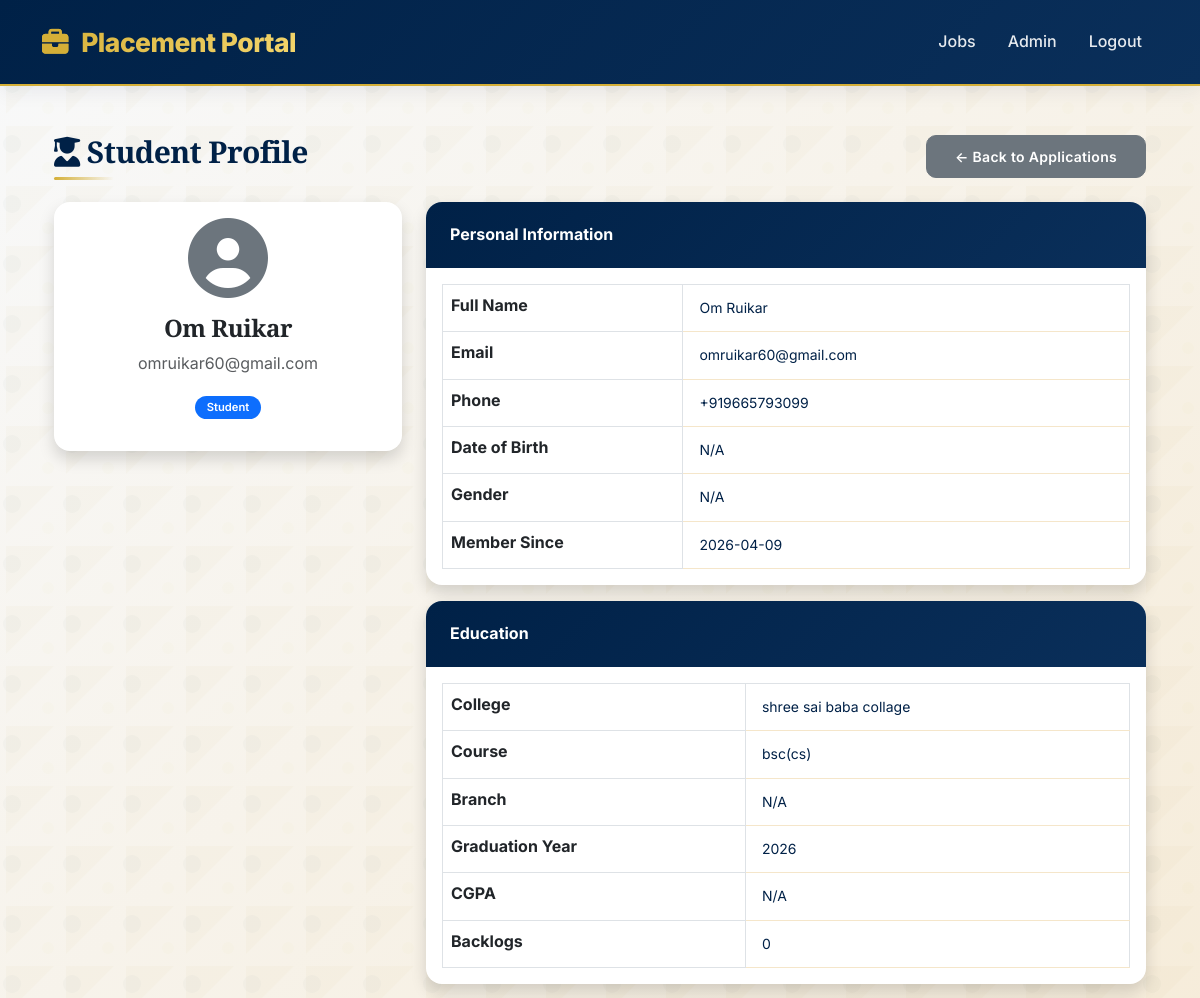
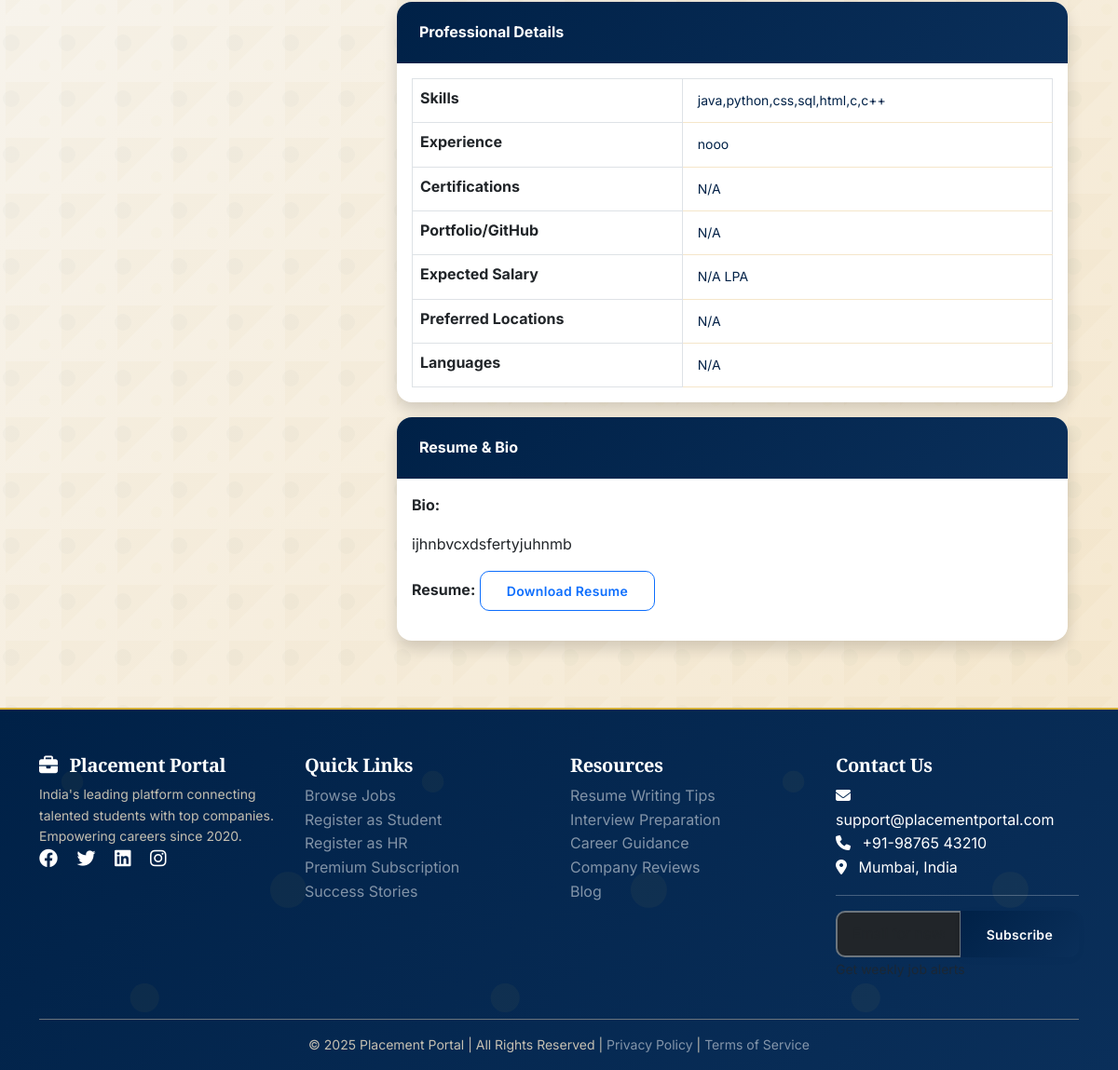
Page /admin/student/2 (signed in) on the committed database (2 pictures, top to bottom).
### models.py (models this page shows, shortened)
class User(UserMixin, db.Model):
    __tablename__ = 'users'
    id = db.Column(db.Integer, primary_key=True)
    email = db.Column(db.String(120), unique=True, nullable=False)
    password_hash = db.Column(db.String(200), nullable=False)
    full_name = db.Column(db.String(100), nullable=False)
    phone = db.Column(db.String(15))
    role = db.Column(db.String(20), default='student')  # student, hr, admin
    is_active = db.Column(db.Boolean, default=True)
    is_subscribed = db.Column(db.Boolean, default=False)
    subscription_end_date = db.Column(db.DateTime)
    created_at = db.Column(db.DateTime, default=datetime.utcnow)
    profile_picture = db.Column(db.String(200))
    college = db.Column(db.String(200))
    course = db.Column(db.String(100))
    graduation_year = db.Column(db.Integer)
    bio = db.Column(db.Text)
    resume_path = db.Column(db.String(200))
    resume_parsed_data = db.Column(db.Text)  # JSON
    skills = db.Column(db.Text)
    experience = db.Column(db.Text)
    company_name = db.Column(db.String(200))
    company_website = db.Column(db.String(500))
    company_description = db.Column(db.Text)
    industry = db.Column(db.String(100))
    designation = db.Column(db.String(100))
    company_logo = db.Column(db.String(200))

### app.py (the view)
@app.route('/admin/student/<int:user_id>')
@login_required
def admin_student_details(user_id):
    if current_user.role != 'admin':
        return redirect(url_for('index'))
    student = User.query.get_or_404(user_id)
    if student.role != 'student':
        flash('Not a student account.', 'danger')
        return redirect(url_for('admin_applications'))
    return render_template('admin_student_details.html', student=student)

### app.py (called while the page is built)
@login_manager.user_loader
def load_user(user_id):
    return User.query.get(int(user_id))

### templates/admin_student_details.html (shortened to what this page needs)
{% extends "base.html" %}
{% block content %}
<div class="container py-4">
    <div class="d-flex justify-content-between align-items-center mb-4">
        <h2><i class="fas fa-user-graduate"></i> Student Profile</h2>
        <a href="{{ url_for('admin_applications') }}" class="btn btn-secondary">← Back to Applications</a>
    </div>
    <div class="row">
        <div class="col-md-4">
            <div class="card shadow text-center">
                <div class="card-body">
                    {% if student.profile_picture %}
                        <img src="{{ url_for('static', filename=student.profile_picture) }}" class="rounded-circle mb-3" width="150" height="150" style="object-fit: cover;">
                    {% else %}
                        <i class="fas fa-user-circle fa-5x text-secondary mb-3"></i>
                    {% endif %}
                    <h4>{{ student.full_name or 'N/A' }}</h4>
                    <p class="text-muted">{{ student.email }}</p>
                    <p><span class="badge bg-primary">Student</span></p>
                </div>
            </div>
        </div>
        <div class="col-md-8">
            <div class="card shadow mb-3">
                <div class="card-header bg-primary text-white">Personal Information</div>
                <div class="card-body">
                    <table class="table table-bordered">
                        <tr><th style="width: 35%;">Full Name</th><td>{{ student.full_name or 'N/A' }}</td></tr>
                        <tr><th>Email</th><td>{{ student.email }}</td></tr>
                        <tr><th>Phone</th><td>{{ student.phone or 'N/A' }}</td></tr>
                        <tr><th>Date of Birth</th><td>{{ student.dob.strftime('%Y-%m-%d') if student.dob else 'N/A' }}</td></tr>
                        <tr><th>Gender</th><td>{{ student.gender or 'N/A' }}</td></tr>
                        <tr><th>Member Since</th><td>{{ student.created_at.strftime('%Y-%m-%d') if student.created_at else 'N/A' }}</td></tr>
                    </table>
                </div>
            </div>
            <div class="card shadow mb-3">
                <div class="card-header bg-success text-white">Education</div>
                <div class="card-body">
                    <table class="table table-bordered">
                        <tr><th>College</th><td>{{ student.college or 'N/A' }}</td></tr>
                        <tr><th>Course</th><td>{{ student.course or 'N/A' }}</td></tr>
                        <tr><th>Branch</th><td>{{ student.branch or 'N/A' }}</td></tr>
                        <tr><th>Graduation Year</th><td>{{ student.graduation_year or 'N/A' }}</td></tr>
                        <tr><th>CGPA</th><td>{{ student.cgpa or 'N/A' }}</td></tr>
                        <tr><th>Backlogs</th><td>{{ student.backlogs or '0' }}</td></tr>
                    </table>
                </div>
            </div>
            <div class="card shadow mb-3">
                <div class="card-header bg-info text-white">Professional Details</div>
                <div class="card-body">
                    <table class="table table-bordered">
                        <tr><th>Skills</th><td>{{ student.skills or 'N/A' }}</td></tr>
                        <tr><th>Experience</th><td>{{ student.experience or 'N/A' }}</td></tr>
                        <tr><th>Certifications</th><td>{{ student.certifications or 'N/A' }}</td></tr>
                        <tr><th>Portfolio/GitHub</th><td>{% if student.portfolio_url %}<a href="{{ student.portfolio_url }}" target="_blank">{{ student.portfolio_url }}</a>{% else %}N/A{% endif %}</td></tr>
                        <tr><th>Expected Salary</th><td>{{ student.expected_salary or 'N/A' }} LPA</td></tr>
                        <tr><th>Preferred Locations</th><td>{{ student.preferred_locations or 'N/A' }}</td></tr>
                        <tr><th>Languages</th><td>{{ student.languages or 'N/A' }}</td></tr>
                    </table>
                </div>
            </div>
            <div class="card shadow">
                <div class="card-header bg-secondary text-white">Resume & Bio</div>
                <div class="card-body">
                    <p><strong>Bio:</strong></p>
                    <p>{{ student.bio or 'N/A' }}</p>
                    <p><strong>Resume:</strong>
                        {% if student.resume_path %}
                            <a href="{{ url_for('static', filename=student.resume_path.split('/')[-1] if '/' in student.resume_path else student.resume_path) }}" target="_blank" class="btn btn-sm btn-outline-primary">Download Resume</a>
                        {% else %}
                            Not uploaded
                        {% endif %}
                    </p>
                </div>
            </div>
        </div>
    </div>
</div>
{% endblock %}

### static/style.css (style rules this page uses)
:root { --navy-deep: #002147; --navy-dark: #001a3a; --navy-light: #0a2f5a; --navy-soft: #1a3d6e; --gold-primary: #D4AF37; --gold-dark: #B8960F; --gold-light: #F5D76E; --gold-soft: #F9E8B5; --cream: #F5E6CA; --cream-dark: #E8D5B0; --white: #FFFFFF; --white-soft: #FEFEFE; --gray-light: #F8F9FA; --gray: #6C757D; --gray-dark: #343A40; --success: #10B981; --success-light: #D1FAE5; --danger: #EF4444; --danger-light: #FEE2E2; --warning: #F59E0B; --warning-light: #FEF3C7; --info: #3B82F6; --shadow-sm: 0 2px 8px rgba(0, 33, 71, 0.04); --shadow-md: 0 4px 20px rgba(0, 33, 71, 0.08); --shadow-lg: 0 8px 32px rgba(0, 33, 71, 0.12); --shadow-gold: 0 4px 20px rgba(212, 175, 55, 0.2); --shadow-gold-lg: 0 8px 32px rgba(212, 175, 55, 0.25); --shadow-gold-hover: 0 12px 40px rgba(212, 175, 55, 0.3); --radius-sm: 6px; --radius-md: 10px; --radius-lg: 16px; --radius-xl: 24px; --radius-2xl: 32px; --transition-fast: 0.2s cubic-bezier(0.4, 0, 0.2, 1); --transition-normal: 0.3s cubic-bezier(0.4, 0, 0.2, 1); --transition-slow: 0.5s cubic-bezier(0.4, 0, 0.2, 1); --glass-bg: rgba(255, 255, 255, 0.95); --glass-border: rgba(212, 175, 55, 0.2); }
* { margin: 0; padding: 0; box-sizing: border-box; }
body { font-family: 'Inter', -apple-system, BlinkMacSystemFont, 'Segoe UI', sans-serif; background: linear-gradient(135deg, var(--gray-light) 0%, var(--cream) 100%); color: var(--navy-deep); line-height: 1.6; min-height: 100vh; position: relative; }
body::before { content: ''; position: fixed; top: 0; left: 0; width: 100%; height: 100%; background-repeat: repeat; background-size: 60px; pointer-events: none; z-index: -1; }
h1, h2, h3, h4, h5, h6 { font-family: 'Playfair Display', 'Inter', serif; font-weight: 700; letter-spacing: -0.02em; }
h2 { font-size: 1.875rem; position: relative; display: inline-block; color: var(--navy-deep); }
h2:after { content: ''; position: absolute; bottom: -10px; left: 0; width: 60px; height: 3px; background: linear-gradient(90deg, var(--gold-primary), transparent); border-radius: 3px; }
.btn { padding: 10px 28px; font-weight: 600; border-radius: var(--radius-md); transition: var(--transition-normal); letter-spacing: 0.3px; font-size: 0.875rem; position: relative; overflow: hidden; z-index: 1; }
.btn:before { content: ''; position: absolute; top: 50%; left: 50%; width: 0; height: 0; background: rgba(255, 215, 0, 0.2); border-radius: 50%; transform: translate(-50%, -50%); transition: width 0.6s, height 0.6s; z-index: -1; }
.card { border: none; border-radius: var(--radius-lg); background: var(--white); box-shadow: var(--shadow-sm); transition: var(--transition-normal); overflow: hidden; position: relative; }
.card:before { content: ''; position: absolute; top: 0; left: 0; width: 100%; height: 4px; background: linear-gradient(90deg, var(--gold-primary), var(--navy-deep), var(--gold-primary)); transform: scaleX(0); transition: var(--transition-normal); z-index: 1; }
.card-header { background: linear-gradient(135deg, var(--navy-deep) 0%, var(--navy-light) 100%); color: var(--white); border: none; padding: 1.25rem 1.5rem; font-weight: 700; }
.table { margin-bottom: 0; }
.table tbody td { padding: 12px 16px; border-bottom: 1px solid var(--cream); color: var(--navy-deep); font-size: 0.875rem; }
.table tbody tr { transition: var(--transition-fast); }
.badge { padding: 6px 12px; font-weight: 600; border-radius: 20px; font-size: 0.7rem; }
.card, .job-card, .stat-card { animation: fadeInUp 0.5s ease forwards; }
.card:nth-child(1) { animation-delay: 0.05s; }
.card:nth-child(2) { animation-delay: 0.1s; }
.card:nth-child(3) { animation-delay: 0.15s; }
.card:nth-child(4) { animation-delay: 0.2s; }
.fa-3x, .fa-4x, .fa-5x { animation: float 3s ease-in-out infinite; }

### rows in the picture
User: full_name "Om Ruikar", email "omruikar60@gmail.com", phone "+919665793099", created_at "2026-04-09", college "shree sai baba collage", course "bsc(cs)", graduation_year "2026", skills "java,python,css,sql,html,c,c++", experience "nooo", bio "ijhnbvcxdsfertyjuhnmb"

### other values in the picture
{{ student.dob.strftime('%Y-%m-%d') if student.dob else 'N/A' }} "N/A"
{{ student.gender or 'N/A' }} "N/A"
{{ student.branch or 'N/A' }} "N/A"
{{ student.cgpa or 'N/A' }} "N/A"
{{ student.backlogs or '0' }} "0"
{{ student.certifications or 'N/A' }} "N/A"
{{ student.expected_salary or 'N/A' }} "N/A"
{{ student.preferred_locations or 'N/A' }} "N/A"
{{ student.languages or 'N/A' }} "N/A"
